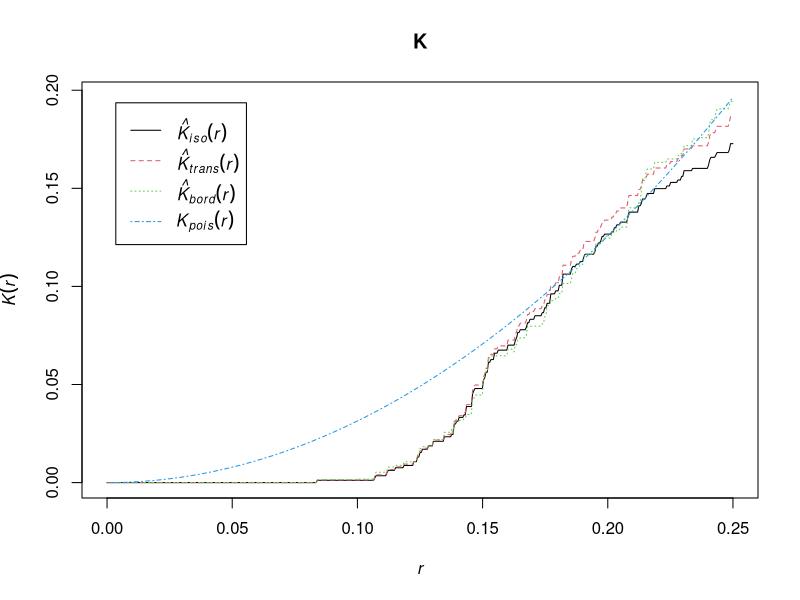

Source code (R):
library(spatstat)


### Name: fv.object
### Title: Function Value Table
### Aliases: fv.object
### Keywords: spatial attribute

### ** Examples

    data(cells)
    K <- Kest(cells)

    class(K)

    K  # prints a sensible summary

    plot(K)
